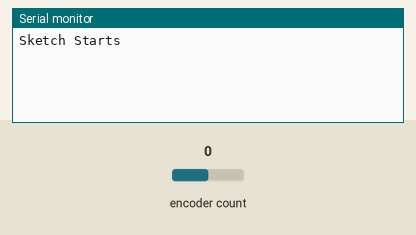
A sketch run on a simulated ESP32. Parts: the last lines printed to the serial monitor. The test bench sets the inputs (shaded band); at power-on: encoder count 0.

Above: at 1.2 s.
1.3 s: encoder count set to 1
At 1.7 s:
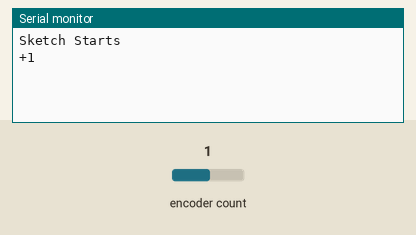
2.8 s: encoder count set to 0
At 4.1 s:
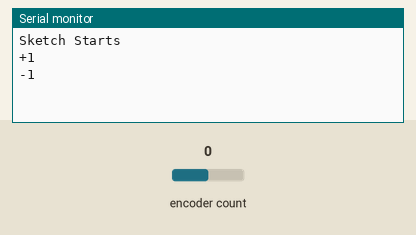

The sketch:

eg1_esp32-rotary-encoder-NG.ino
```cpp
#include <MD_REncoder.h>
#define REncoderPinA 32 //Data Pin
#define REncoderPinB 25 //Clock Pin
MD_REncoder REncoder = MD_REncoder(REncoderPinA, REncoderPinB);

void setup() {
  Serial.begin(115200);
  REncoder.begin();
  Serial.print("Sketch Starts");
}

void loop() {
  uint8_t x = REncoder.read();
  if (x) {
    Serial.print(x == DIR_CW ? "\n+1" : "\n-1");
#if ENABLE_SPEED
    Serial.print("  ");
    Serial.print(REncoder.speed());
#endif
  }
}
```

Measured:
- after the input at 1.3 s, the serial monitor: prints a new line at once (image 1)
- after the input at 2.8 s, the serial monitor: prints a new line at once (image 2)
